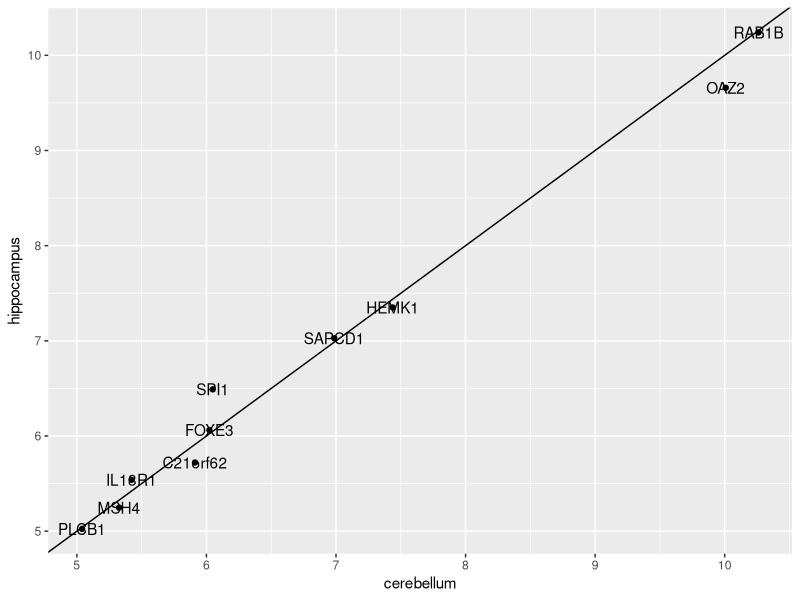
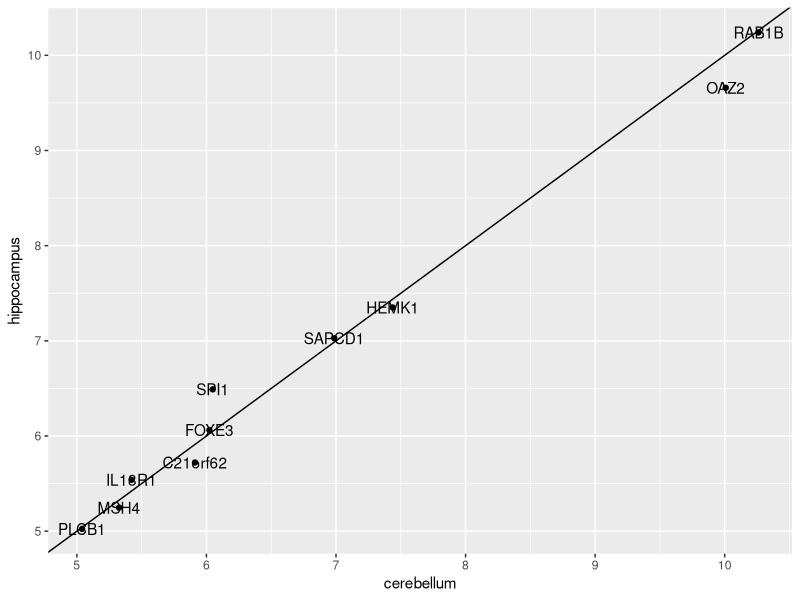
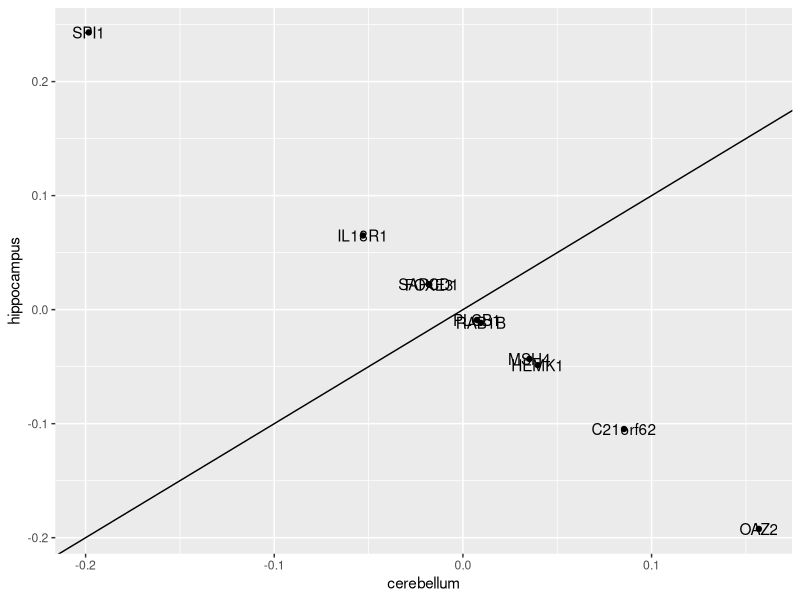

The R source for these figures, in order:
library(dslabs)
library(caret)
library(tidyverse)
data("tissue_gene_expression")

# set.seed(1993) #if using R 3.5 or earlier
set.seed(1993, sample.kind="Rounding") # if using R 3.6 or later
ind <- which(tissue_gene_expression$y %in% c("cerebellum", "hippocampus"))
y <- droplevels(tissue_gene_expression$y[ind])
x <- tissue_gene_expression$x[ind, ]
x <- x[, sample(ncol(x), 10)]

train_lda<-train(x, y,method="lda")
train_lda$results["Accuracy"]

t(train_lda$finalModel$means) %>% data.frame() %>%
  mutate(predictor_name = rownames(.)) %>%
  ggplot(aes(cerebellum, hippocampus, label = predictor_name)) +
  geom_point() +
  geom_text() +
  geom_abline()


train_qda<-train(x, y,method="qda")
train_qda$results["Accuracy"]

t(train_qda$finalModel$means) %>% data.frame() %>%
  mutate(predictor_name = rownames(.)) %>%
  ggplot(aes(cerebellum, hippocampus, label = predictor_name)) +
  geom_point() +
  geom_text() +
  geom_abline()

train_lda<-train(x, y,method="lda", preProcess = "center")
train_lda$results["Accuracy"]

t(train_lda$finalModel$means) %>% data.frame() %>%
  mutate(predictor_name = rownames(.)) %>%
  ggplot(aes(cerebellum, hippocampus, label = predictor_name)) +
  geom_point() +
  geom_text() +
  geom_abline()

set.seed(1993, sample.kind="Rounding")
y <- tissue_gene_expression$y
x <- tissue_gene_expression$x
x <- x[, sample(ncol(x), 10)]

train_lda<-train(x, y,method="lda", preProcess = "center")
train_lda$results["Accuracy"]
